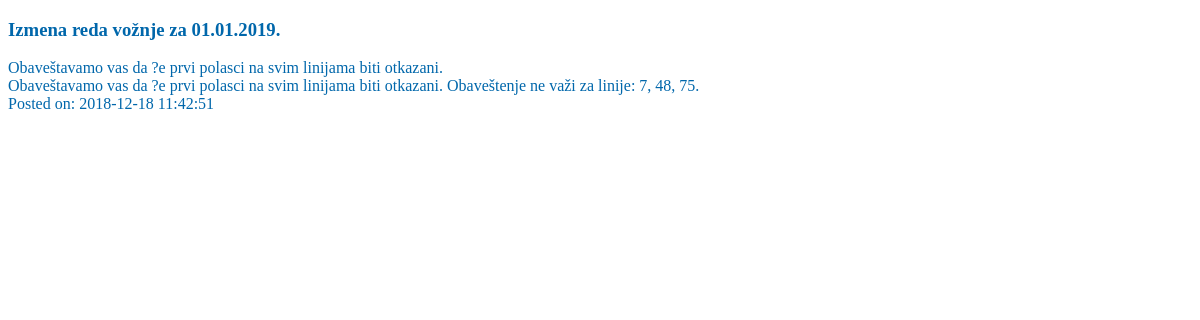
The app's page /newsfeed.php with its own data.
### tables this page shows
CREATE TABLE IF NOT EXISTS `busnews` (
  `ID_News` int(11) NOT NULL AUTO_INCREMENT,
  `News_Title` varchar(100) NOT NULL,
  `News_Short` varchar(250) NOT NULL,
  `News_Full` varchar(1200) NOT NULL,
  `Time_Posted` timestamp NULL DEFAULT CURRENT_TIMESTAMP,
  `Time_Expires` datetime NOT NULL,
  `Show_All` int(11) NOT NULL,
  `Show_Lines` varchar(100) NOT NULL,
  `Show_Stops` varchar(100) NOT NULL,
  PRIMARY KEY (`ID_News`)
);

### newsfeed.php (the view, shortened to what this page needs)
<?php
include_once("db_config.php");
?>
<!DOCTYPE html>
<html>
<head>
    <link rel="stylesheet" href="css/style.css" />
    <link rel="stylesheet" href="https://www.w3schools.com/lib/w3-colors-flat.css">
</head>
<body>
<?php
$sql = "SELECT * FROM `busnews` ORDER BY Time_Posted DESC ";
$result = $con->query($sql);
if ($result->num_rows > 0) {
    while($row = $result->fetch_assoc()) {
        echo "<a href='news.php?newsid=".$row["ID_News"]."' class='news'><div class=\"w3-container\">
    <div class=\"w3-panel w3-blue w3-card-4\">
        <h3>
 ".$row["News_Title"]. "</h3><p>". $row["News_Short"]."<br/>". $row["News_Full"]."<br/> Posted on:  ".$row["Time_Posted"]."</p>
</div>
</div></a>";
    }
} else {
    echo "No news.";
}
?>
</body>
</html>

### css/style.css (style rules this page uses)
a { color:#0067ab; text-decoration:none; }
a:link, a:visited, a:hover, a:active, .news { text-decoration: none; }

### records on screen
busnews: News_Title "Izmena reda vožnje za 01.01.2019.", News_Short "Obaveštavamo vas da ?e prvi polasci na svim linijama biti otkazani.", News_Full "Obaveštavamo vas da ?e prvi polasci na svim linijama biti otkazani. Obaveštenje ne važi za linije: 7, 48, 75.", Time_Posted "2018-12-18 11:42:51"
